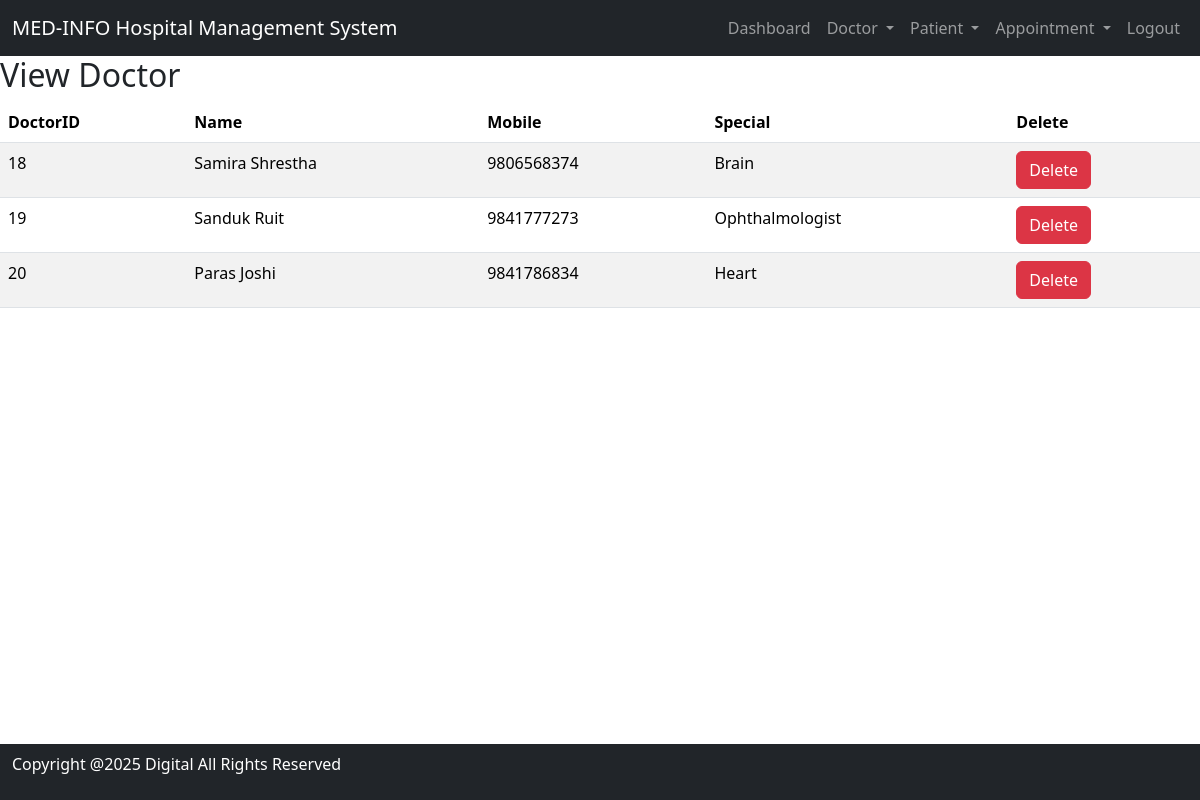
/view_doctor/ (signed in), run on the app's committed database.
### hospital/models.py (models this page shows, shortened)
class Doctor(models.Model):
    Name= models.CharField(max_length=100)
    Mobile= models.IntegerField()
    Special = models.CharField(max_length=100)
    email = models.EmailField(max_length=100, blank=True, null=True)        # ADD THIS
    password = models.CharField(max_length=128)

### hospital/views.py (the view)
# urls.py: path('view_doctor/', View_Doctor, name='view_doctor'),
def View_Doctor(request):
    if not request.user.is_authenticated or not request.user.is_staff:
        return redirect('main_login')
    doctors = Doctor.objects.all()
    return render(request, 'view_doctor.html', {'doc': doctors})

### hospital/templates/view_doctor.html
{%  include 'base.html' %}
{% include 'navigation.html' %}
{% block content %}
<div>
    <h2>
        View Doctor</h2>
         <table id="example" class="table table-striped">
            <thead>
                <tr>
                    <th>DoctorID</th>
                    <th>Name</th>
                    <th>Mobile</th>
                    <th>Special</th>
                    <th>Delete</th>
                </tr>
            </thead>
            <tbody>
                {% for i in doc %}
                <tr>
                    <td>{{ i.id }}</td>
                    <td>{{ i.Name }}</td>
                    <td>{{ i.Mobile }}</td>
                    <td>{{ i.Special }}</td>
                    <td><a href="{% url 'delete_doctor' i.id %}"
                           onclick="return confirm('Are you sure you want to delete?')" class="btn btn-danger"> Delete</a></td>
                </tr>
                {%  endfor %}
            </tbody>
        </table>
</div>
{% endblock %}
{% include 'footer.html' %}

### data on the page
Doctor: id "18", Name "Samira Shrestha", Mobile "9806568374", Special "Brain"
Doctor: id "19", Name "Sanduk Ruit", Mobile "9841777273", Special "Ophthalmologist"
Doctor: id "20", Name "Paras Joshi", Mobile "9841786834", Special "Heart"
